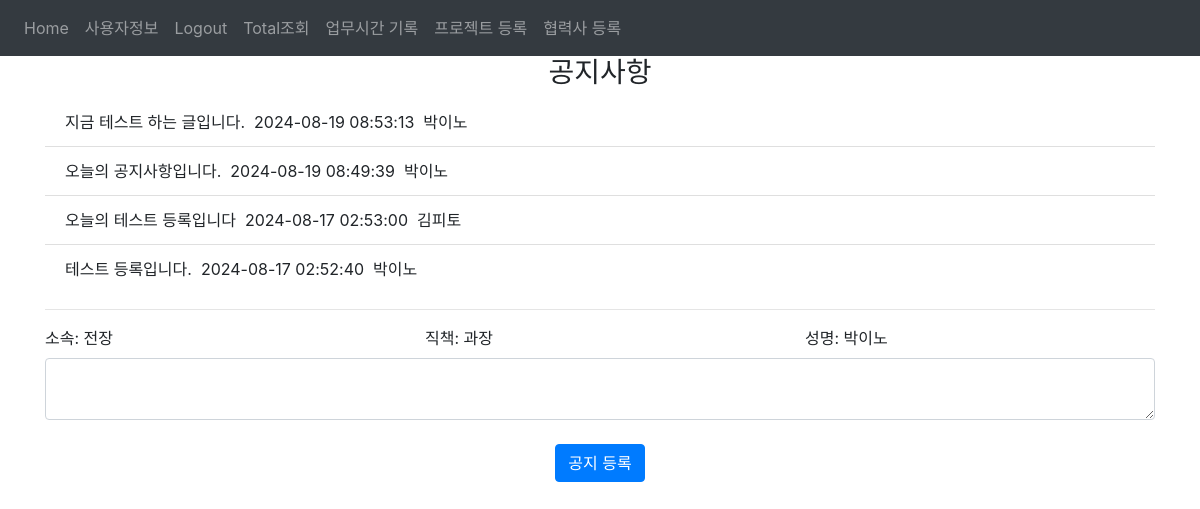
The app's page / (signed in) with its own data.
### website/models.py (models this page shows)
class Note(db.Model):                                                 #공지사항 또는 업무소통
    id = db.Column(db.Integer, primary_key=True)                      #DB primary_key ID
    data = db.Column(db.String(1000))                                 #공지글
    noteuname = db.Column(db.String(20))                              #작성자 이름
    date = db.Column(db.DateTime(timezone=True), default=func.now())
    user_id = db.Column(db.Integer, db.ForeignKey('user.id'))

class User(db.Model, UserMixin):                                      #Employee
    id = db.Column(db.Integer, primary_key=True)                      #DB primary_key ID
    email = db.Column(db.String(50), unique=True)                     #이름대신 ID로 사용함
    uname = db.Column(db.String(50),nullable=False)                   #이름
    udepartment = db.Column(db.String(50))                            #소속부서
    uposition = db.Column(db.String(50))                              #직책
    password = db.Column(db.String(50))                               #패스워드
    authority = db.Column(db.String(10))                              #권한관리 : 1 슈퍼 관리자, 2 관리자, 3 일반 사용자
    notes = db.relationship('Note')                                   #외래키 연동
    projects = db.relationship('Project')
    working_hours = db.relationship('Working_hour')

### website/views.py (the view, shortened to what this page needs)
@views.route('/', methods=['GET', 'POST'])
@login_required
def home():
    all_data = Note.query.order_by(desc(Note.date)).all()
    return render_template("home.html", all_data=all_data, user=current_user)

### website/__init__.py (called while the page is built)
def create_app():
    app.config['SECRET_KEY'] = 'hjshjhdjah kjshkjdhjs'
    app.config['SQLALCHEMY_DATABASE_URI'] = f'sqlite:///{DB_NAME}'
    db.init_app(app)
    from .views import views
    from .auth import auth
    app.register_blueprint(views, url_prefix='/')
    app.register_blueprint(auth, url_prefix='/')
    from .models import User
    with app.app_context():
        db.create_all()
    login_manager = LoginManager()
    login_manager.login_view = 'auth.login'
    login_manager.init_app(app)
    @login_manager.user_loader
    def load_user(id):
        return User.query.get(int(id))
    return app

### website/templates/home.html (shortened to what this page needs)
{% extends "base.html" %}
{% block content%}
<h3 align="center">공지사항</h3>
<ul class="list-group list-group-flush" id="notes">
  {% for note in all_data %}
  <li class="list-group-item">
    {{ note.data }}&nbsp;&nbsp;{{note.date}}&nbsp;&nbsp;{{note.noteuname}}
  </li>
  {% endfor %}
</ul>
<hr>
<form method="POST">
  <div class="row">
    <div class="col">
      <label for="userDepartmet">소속: {{user.udepartment}}</label>
    </div>
    <div class="col">
      <label for="userPosition">직책: {{user.uposition}}</label>
    </div>
    <div class="col">
      <label for="userName">성명: {{user.uname}}</label>
    </div>
  </div>
  <textarea name="note" id="note" class="form-control"></textarea>
  <br />
  <div align="center">
    <button type="submit" class="btn btn-primary">공지 등록</button>
  </div>
</form>
{% endblock %}

### website/templates/base.html (shortened to what this page needs)
<!DOCTYPE html>
<html>
  <head>
    <link
      rel="stylesheet"
      href="https://stackpath.bootstrapcdn.com/bootstrap/4.4.1/css/bootstrap.min.css"
    />
    <link rel="stylesheet" href="https://stackpath.bootstrapcdn.com/bootstrap/4.5.2/css/bootstrap.min.css">
    <link
      rel="stylesheet"
      href="https://stackpath.bootstrapcdn.com/font-awesome/4.7.0/css/font-awesome.min.css"
    />
    <link rel="stylesheet" href="https://cdnjs.cloudflare.com/ajax/libs/bootstrap-datepicker/1.9.0/css/bootstrap-datepicker.min.css">
</head>
  </head>
  <body>
    <nav class="navbar navbar-expand-lg navbar-dark bg-dark">
      <div class="collapse navbar-collapse" id="navbar">
        <div class="navbar-nav">
          {% if user.is_authenticated %}
            <a class="nav-item nav-link" id="home" href="/">Home</a>
            <a class="nav-item nav-link" id="UserInfo" href="/userinfo_update">사용자정보</a>
            <a class="nav-item nav-link" id="logout" href="/logout">Logout</a>
            <a class="nav-item nav-link" id="work_hour_view" href="/workhour_total">Total조회</a>
            <a class="nav-item nav-link" id="work_hour" href="/work_hour">업무시간 기록</a>
            <a class="nav-item nav-link" id="project" href="/project_create">프로젝트 등록</a>
            <a class="nav-item nav-link" id="oscompany" href="/cocompany_create">협력사 등록</a>
          {% else %}
            <a class="nav-item nav-link" id="login" href="/login">Login</a>
            <a class="nav-item nav-link" id="signUp" href="/sign-up">Sign Up</a>
          {% endif %}
        </div>
      </div>
    </nav>
    <div class="container">{% block content %} {% endblock %}</div>
  </body>
</html>

### records on screen
Note: data "지금 테스트 하는 글입니다.", date "2024-08-19 08:53:13", noteuname "박이노"
Note: data "오늘의 공지사항입니다.", date "2024-08-19 08:49:39", noteuname "박이노"
Note: data "오늘의 테스트 등록입니다", date "2024-08-17 02:53:00", noteuname "김피토"
Note: data "테스트 등록입니다.", date "2024-08-17 02:52:40", noteuname "박이노"
User: udepartment "전장", uposition "과장", uname "박이노"
